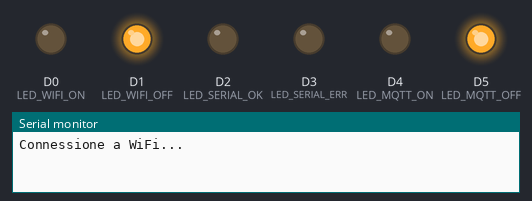
A sketch run on a simulated Arduino MKR. Shown: output pins drawn as LEDs (lit = HIGH), the last lines printed to the serial monitor. WiFi joins after 1.5 s; servers stay silent unless stated; no MQTT or app messages arrive unless stated; the modem accepts every AT command (registered, SIM ready, sends succeed) and sends nothing else.

Above: at 0.1 s.
At 1.6 s:
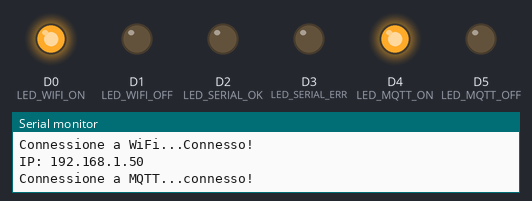
At 31.7 s:
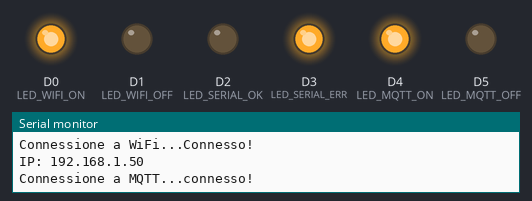
Timing chart, 0 to 33.2 s (numbered marks = the images above):
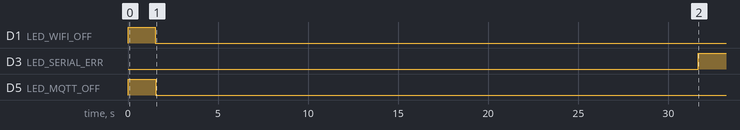

Measured:
- by itself, D3 (LED_SERIAL_ERR): LOW → HIGH at 31.7 s

The sketch:

MKR1010_WIFI_READ_WRITE_MQTT.ino
```cpp
// *** VERSIONE COMPLETA DEL CODICE ADATTATA PER PUBBLICARE MQTT E LEGGERE STUFA ***
// Pubblica il datagramma DATAGRAM (255 byte) sul topic "klover"
// usando l'account MQTT "arduinomkr1000"

#include <SPI.h>
#include <WiFiNINA.h>
#include <WiFiClient.h>
#include <PubSubClient.h>
#include "DHT.h"

// -----------------------------------------------------------------------------
// CONFIGURAZIONE WI-FI
// -----------------------------------------------------------------------------
const char* ssid = "BabolandWifi";
const char* password = "";

// IP statico
IPAddress localIP(192, 168, 4, 3);
IPAddress gateway(192, 168, 4, 1);
IPAddress subnet(255, 255, 255, 0);
IPAddress dns(8, 8, 8, 8);

// -----------------------------------------------------------------------------
// CONFIGURAZIONE MQTT (Mosquitto)
// -----------------------------------------------------------------------------
const char* mqtt_server   = "192.168.4.2";
const int   mqtt_port     = 1883;
const char* mqtt_user     = "arduinomkr1000";
const char* mqtt_password = "arduinomkr1000";
const char* mqtt_topic    = "klover";

WiFiClient wifiClient;
PubSubClient mqttClient(wifiClient);

// -----------------------------------------------------------------------------
// CONFIGURAZIONE LETTURA STUFA + SENSORI
// -----------------------------------------------------------------------------
const int READING_TIME = 30 * 1000;
const int DATAGRAM_SIZE = 255;
byte DATAGRAM[DATAGRAM_SIZE];
const int BUFFER_SIZE = 2;
byte readBuf[4];

#define DHTPIN 6
#define DHTTYPE DHT11
DHT dht(DHTPIN, DHTTYPE);

// -----------------------------------------------------------------------------
// LED
// -----------------------------------------------------------------------------
#define LED_WIFI_ON   0
#define LED_WIFI_OFF  1
#define LED_SERIAL_OK 2
#define LED_SERIAL_ERR 3
#define LED_MQTT_ON   4
#define LED_MQTT_OFF  5

int wifiStatus = WL_IDLE_STATUS;

// -----------------------------------------------------------------------------
// FUNZIONI LED
// -----------------------------------------------------------------------------
void setLedWifiOff() { digitalWrite(LED_WIFI_OFF, HIGH); digitalWrite(LED_WIFI_ON, LOW); }
void setLedWifiOn()  { digitalWrite(LED_WIFI_ON, HIGH); digitalWrite(LED_WIFI_OFF, LOW); }
void setLedMQTTOff() { digitalWrite(LED_MQTT_OFF, HIGH); digitalWrite(LED_MQTT_ON, LOW); }
void setLedMQTTOn()  { digitalWrite(LED_MQTT_ON, HIGH); digitalWrite(LED_MQTT_OFF, LOW); }

// -----------------------------------------------------------------------------
// CONNESSIONE WIFI
// -----------------------------------------------------------------------------
void connectToWiFi() {
  while (WiFi.status() != WL_CONNECTED) {
    Serial.print("Connessione a WiFi...");
    WiFi.begin(ssid, password);
    WiFi.config(localIP, gateway, subnet, dns);

    int attempt = 0;
    while (WiFi.status() != WL_CONNECTED && attempt < 10) { delay(1000); attempt++; }

    if (WiFi.status() == WL_CONNECTED) {
      Serial.println("Connesso!");
      Serial.print("IP: "); Serial.println(WiFi.localIP());
      setLedWifiOn();
    } else {
      Serial.println("Fallito, ritento...");
      setLedWifiOff();
    }
  }
}

// -----------------------------------------------------------------------------
// CONNESSIONE MQTT
// -----------------------------------------------------------------------------
void connectToMQTT() {
  while (!mqttClient.connected()) {
    Serial.print("Connessione a MQTT...");
    if (mqttClient.connect("arduino_mkr1000_client", mqtt_user, mqtt_password)) { setLedMQTTOn(); Serial.println("connesso!"); }
    else { setLedMQTTOff(); Serial.print("Errore MQTT rc="); Serial.println(mqttClient.state()); delay(2000); }
  }
}

// -----------------------------------------------------------------------------
// SERIAL: invia datagramma e legge 4 byte
// -----------------------------------------------------------------------------
bool sendAndReceiveSerial(byte* byteArray, unsigned long timeout = 1000) {
  while (Serial1.available() > 0) Serial1.read();
  Serial1.write(byteArray, BUFFER_SIZE);
  delay(100);
  unsigned long startTime = millis();
  int index = 0;
  while (millis() - startTime < timeout) {
    while (Serial1.available() > 0) { readBuf[index++] = Serial1.read(); }
    if (index == 4) break;
  }
  return index == 4;
}

// -----------------------------------------------------------------------------
// LETTURA COMPLETA STUFA 0x00 → 0xFF
// -----------------------------------------------------------------------------
bool readStoveStatus = false;
byte DUMMY_REQUEST[BUFFER_SIZE] = {0x00, 0x00};
void readStove() {
  readStoveStatus = true;
  for (short i = 0; i < 255; i++) {
    DUMMY_REQUEST[1] = i;
    if (sendAndReceiveSerial(DUMMY_REQUEST)) {
      DATAGRAM[i] = readBuf[3];
      digitalWrite(LED_SERIAL_OK, HIGH); digitalWrite(LED_SERIAL_ERR, LOW);
    } else {
      digitalWrite(LED_SERIAL_OK, LOW); digitalWrite(LED_SERIAL_ERR, HIGH);
      readStoveStatus = false;
    }
  }
  digitalWrite(LED_SERIAL_OK, LOW);
}

// -----------------------------------------------------------------------------
// LETTURA SENSORI DHT
// -----------------------------------------------------------------------------
float h, t;
byte hBytes[4], tBytes[4];
void readSensors() {
  h = dht.readHumidity(); t = dht.readTemperature();
  memcpy(hBytes, &h, sizeof(h)); memcpy(tBytes, &t, sizeof(t));
  for (int i = 0; i < 4; i++) { DATAGRAM[246+i]=tBytes[i]; DATAGRAM[250+i]=hBytes[i]; }
}

// -----------------------------------------------------------------------------
// SETUP
// -----------------------------------------------------------------------------
unsigned long readStoveTime = millis();
void setup() {
  pinMode(LED_WIFI_ON, OUTPUT); pinMode(LED_WIFI_OFF, OUTPUT);
  pinMode(LED_SERIAL_OK, OUTPUT); pinMode(LED_SERIAL_ERR, OUTPUT);
  pinMode(LED_MQTT_ON, OUTPUT); pinMode(LED_MQTT_OFF, OUTPUT);
  dht.begin(); setLedWifiOff(); setLedMQTTOff();
  Serial.begin(9600); Serial1.begin(1200, SERIAL_8N2);
  connectToWiFi();
  mqttClient.setServer(mqtt_server, mqtt_port);
  connectToMQTT();
}

// -----------------------------------------------------------------------------
// LOOP PRINCIPALE
// -----------------------------------------------------------------------------
void loop() {
  // Mantieni connessione WiFi
  if (WiFi.status() != WL_CONNECTED) { setLedWifiOff(); connectToWiFi(); }
  else { setLedWifiOn(); }

  // Mantieni connessione MQTT
  if (!mqttClient.connected()) { setLedMQTTOff(); connectToMQTT(); }
  else { setLedMQTTOn(); }
  mqttClient.loop();

  // Lettura stufa e sensori ogni READING_TIME
  if (millis() - readStoveTime > READING_TIME) {
    readStove();
    if (readStoveStatus) {
      readSensors();
      readStoveTime = millis();
      bool ok = mqttClient.publish(mqtt_topic, DATAGRAM, DATAGRAM_SIZE);
      if (ok) Serial.println("Datagramma MQTT pubblicato!");
      else Serial.println("Errore pubblicazione MQTT!");
    }
  }
  delay(1000);
}
```
